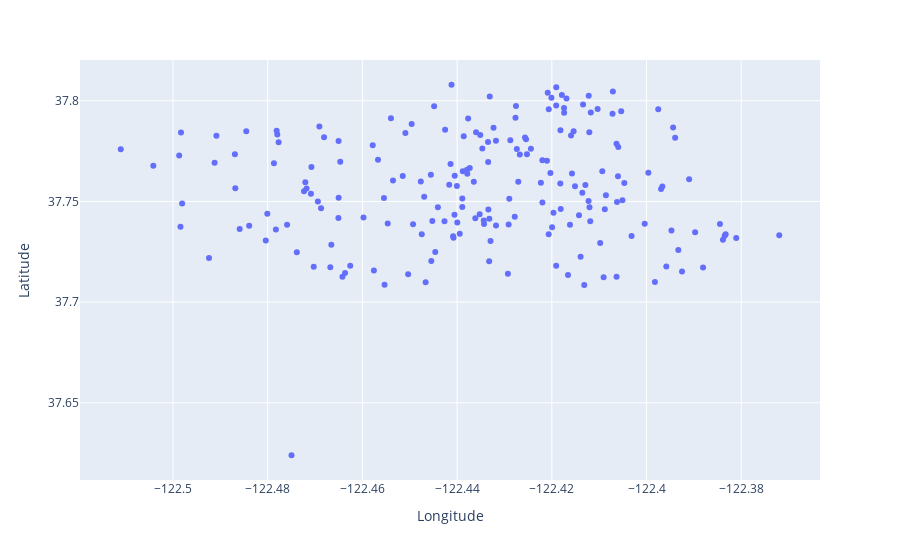

Notebook source saved alongside this figure:
### Code cell
# Scatterplot of the neighborhood parks and playgrounds, regional parks and mini parks
px.scatter(park_final,
           x='Longitude',
           y='Latitude')

### Figure 1 — Plotly figure (JSON) as saved in the notebook; plotly's stock layout.template omitted (floating-point values rounded to 4 significant figures; data arrays with more than 128 entries replaced by an {"elided": "..."} marker saying what was removed)
{"data": [{"hovertemplate": "Longitude=%{x}<br>Latitude=%{y}<extra></extra>", "legendgroup": "", "marker": {"color": "#636efa", "symbol": "circle"}, "mode": "markers", "name": "", "orientation": "v", "showlegend": false, "type": "scatter", "x": {"elided": "196 float values"}, "xaxis": "x", "y": {"elided": "196 float values"}, "yaxis": "y"}], "layout": {"legend": {"tracegroupgap": 0}, "margin": {"t": 60}, "xaxis": {"anchor": "y", "domain": [0, 1], "title": {"text": "Longitude"}}, "yaxis": {"anchor": "x", "domain": [0, 1], "title": {"text": "Latitude"}}}}
